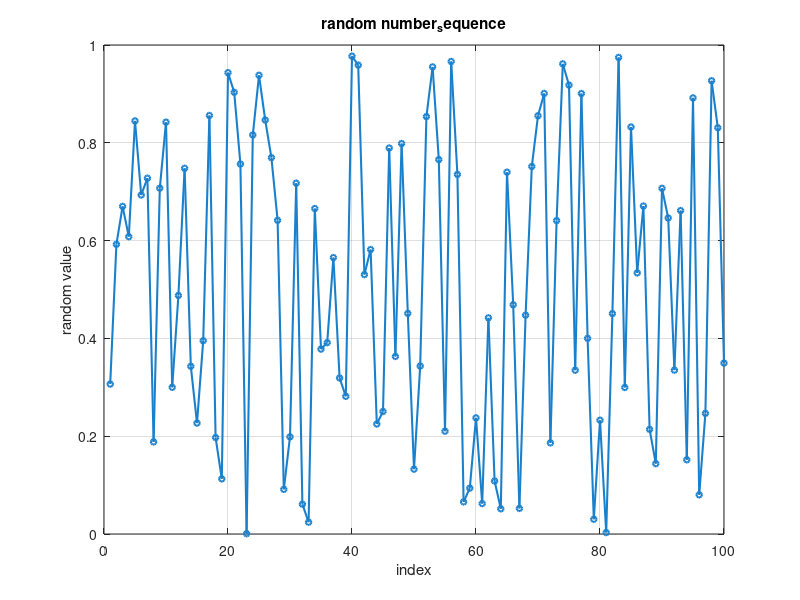

The MATLAB script that drew this image:
num_points=100;
random_sequence=rand(1,num_points);
figure;
plot(random_sequence,'-o','LineWidth',1.5,'MarkerSize',4,'Color',[0.1 0.5 0.8]);
xlabel('index');
ylabel('random value');
title('random number_sequence');
grid on;